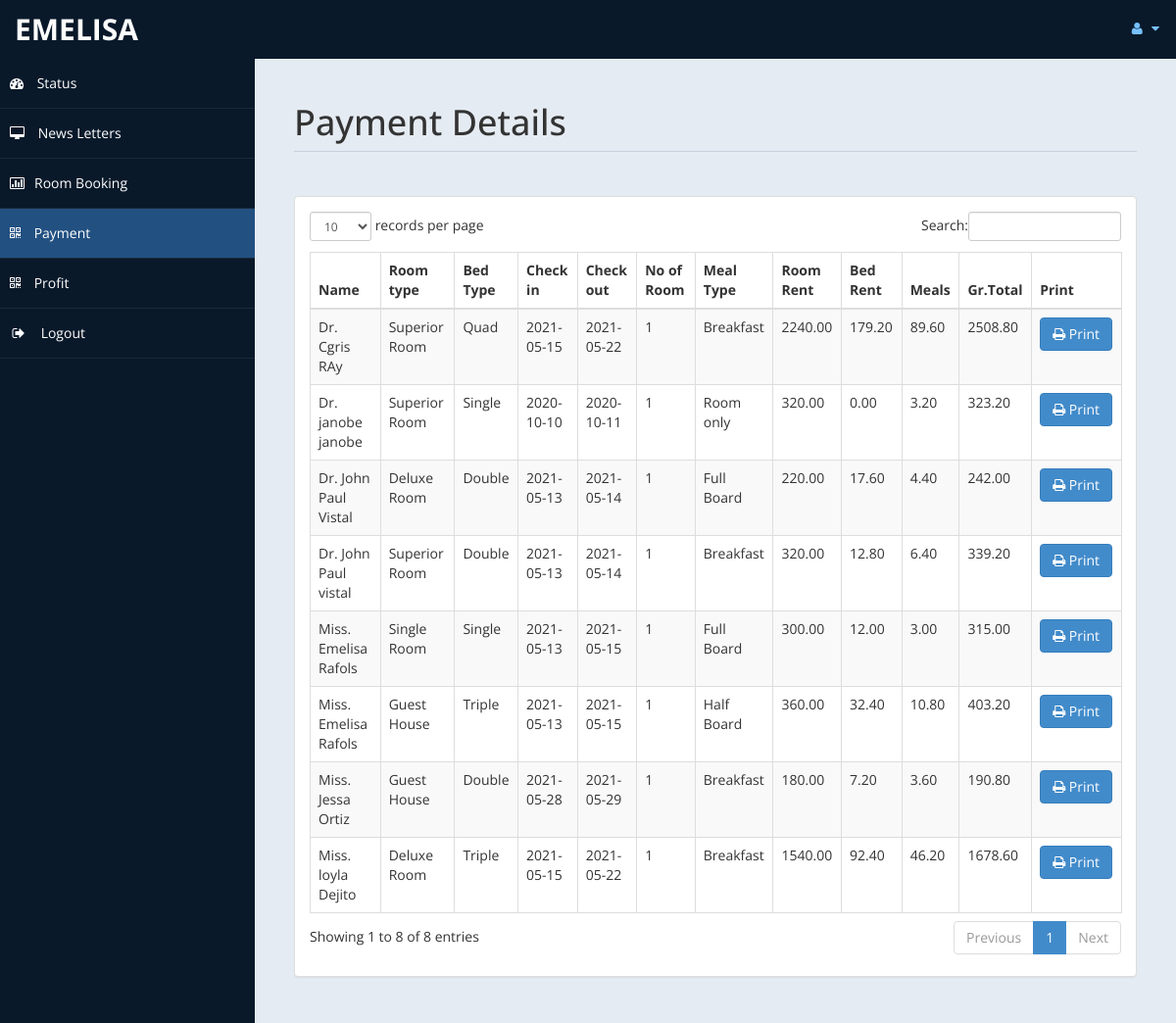
Page /admin/payment.php (signed in) on the committed database.
### tables this page shows
CREATE TABLE `payment` (
  `id` int(11) DEFAULT NULL,
  `title` varchar(5) DEFAULT NULL,
  `fname` varchar(30) DEFAULT NULL,
  `lname` varchar(30) DEFAULT NULL,
  `troom` varchar(30) DEFAULT NULL,
  `tbed` varchar(30) DEFAULT NULL,
  `nroom` int(11) DEFAULT NULL,
  `cin` date DEFAULT NULL,
  `cout` date DEFAULT NULL,
  `ttot` double(8,2) DEFAULT NULL,
  `fintot` double(8,2) DEFAULT NULL,
  `mepr` double(8,2) DEFAULT NULL,
  `meal` varchar(30) DEFAULT NULL,
  `btot` double(8,2) DEFAULT NULL,
  `noofdays` int(11) DEFAULT NULL
);

### admin/payment.php (the view, shortened to what this page needs)
<!DOCTYPE html>
<html xmlns="http://www.w3.org/1999/xhtml">
<head>
    <link href="assets/css/bootstrap.css" rel="stylesheet" />
    <link href="assets/css/font-awesome.css" rel="stylesheet" />
    <link href="assets/css/custom-styles.css" rel="stylesheet" />
    <link href="assets/js/dataTables/dataTables.bootstrap.css" rel="stylesheet" />
</head>
<body>
    <div id="wrapper">
        <nav class="navbar navbar-default top-navbar" role="navigation">
            <div class="navbar-header">
                <a class="navbar-brand" href="home.php"><?php echo $_SESSION["user"]; ?> </a>
            </div>
            <ul class="nav navbar-top-links navbar-right">
                <li class="dropdown">
                    <a class="dropdown-toggle" data-toggle="dropdown" href="#" aria-expanded="false">
                        <i class="fa fa-user fa-fw"></i> <i class="fa fa-caret-down"></i>
                    </a>
                </li>
            </ul>
        </nav>
        <nav class="navbar-default navbar-side" role="navigation">
            <div class="sidebar-collapse">
                <ul class="nav" id="main-menu">
                    <li>
                        <a href="home.php"><i class="fa fa-dashboard"></i> Status</a>
                    </li>
                    <li>
                        <a  href="messages.php"><i class="fa fa-desktop"></i> News Letters</a>
                    </li>
					<li>
                        <a href="roombook.php"><i class="fa fa-bar-chart-o"></i>Room Booking</a>
                    </li>
                    <li>
                        <a class="active-menu" href="payment.php"><i class="fa fa-qrcode"></i> Payment</a>
                    </li>
                    <li>
                        <a  href="profit.php"><i class="fa fa-qrcode"></i> Profit</a>
                    </li>
                    <li>
                        <a href="logout.php" ><i class="fa fa-sign-out fa-fw"></i> Logout</a>
                    </li>
            </div>
        </nav>
        <div id="page-wrapper" >
            <div id="page-inner">
			 <div class="row">
                    <div class="col-md-12">
                        <h1 class="page-header">
                           Payment Details<small> </small>
                        </h1>
                    </div>
                </div>
            <div class="row">
                <div class="col-md-12">
                    <div class="panel panel-default">
                        <div class="panel-body">
                            <div class="table-responsive">
                                <table class="table table-striped table-bordered table-hover" id="dataTables-example">
                                    <thead>
                                        <tr>
                                            <th>Name</th>
											<th>Room type</th>
                                            <th>Bed Type</th>
                                            <th>Check in</th>
											<th>Check out</th>
											<th>No of Room</th>
											<th>Meal Type</th>
                                            <th>Room Rent</th>
											<th>Bed Rent</th>
											<th>Meals </th>
											<th>Gr.Total</th>
											<th>Print</th>
                                        </tr>
                                    </thead>
                                    <tbody>
									<?php
										include ('db.php');
										$sql="select * from payment";
										$re = mysqli_query($con,$sql);
										while($row = mysqli_fetch_array($re))
										{
											$id = $row['id'];
											if($id % 2 ==1 )
											{
												echo"<tr class='gradeC'>
													<td>".$row['title']." ".$row['fname']." ".$row['lname']."</td>
													<td>".$row['troom']."</td>
													<td>".$row['tbed']."</td>
													<td>".$row['cin']."</td>
													<td>".$row['cout']."</td>
													<td>".$row['nroom']."</td>
													<td>".$row['meal']."</td>
													<td>".$row['ttot']."</td>
													<td>".$row['mepr']."</td>
													<td>".$row['btot']."</td>
													<td>".$row['fintot']."</td>
													<td><a href=print.php?pid=".$id ." <button class='btn btn-primary'> <i class='fa fa-print' ></i> Print</button></td>
													</tr>";
											}
											else
											{
												echo"<tr class='gradeU'>
													<td>".$row['title']." ".$row['fname']." ".$row['lname']."</td>
													<td>".$row['troom']."</td>
													<td>".$row['tbed']."</td>
													<td>".$row['cin']."</td>
													<td>".$row['cout']."</td>
													<td>".$row['nroom']."</td>
													<td>".$row['meal']."</td>
													<td>".$row['ttot']."</td>
													<td>".$row['mepr']."</td>
													<td>".$row['btot']."</td>
													<td>".$row['fintot']."</td>
													<td><a href=print.php?pid=".$id ." <button class='btn btn-primary'> <i class='fa fa-print' ></i> Print</button></td>
													</tr>";
											}
										}
									?>
                                    </tbody>
                                </table>
                            </div>
                        </div>
                    </div>
                </div>
            </div>
                </div>
            </div>
    </div>
</body>
</html>

### admin/assets/css/custom-styles.css (style rules this page uses)
body { font-family: 'Open Sans', sans-serif; }
#wrapper { width: 100%; background:#09192A; }
#page-wrapper { padding: 15px 15px; min-height: 600px; background:#E5EBF2; }
#page-inner { width:100%; margin:10px 20px 10px 0px; background-color:transparent; padding:10px; min-height:1200px; }
h1, .h1, h2, .h2, h3, .h3 { margin-top: 7px; margin-bottom: -5px; }
.page-header { padding-bottom: 9px; margin: 10px 0 45px; border-bottom: 1px solid #C7D1DD; }
.top-navbar { margin:0px; }
.top-navbar .navbar-brand { color: #fff; width: 260px; text-align: left; height: 60px; font-size: 30px; font-weight: 700; text-transform: uppercase; line-height: 30px; }
.top-navbar .nav > li { position: relative; display: inline-block; }
.top-navbar .nav > li > a { position: relative; display: block; padding: 19px 15px; color: #77C0FD; }
.active-menu { background-color:#225081!important; }
.sidebar-collapse , .sidebar-collapse .nav { background:none; }
.sidebar-collapse .nav { padding:0; }
.sidebar-collapse .nav > li > a { color:#fff; background:transparent; text-shadow:none; }
.sidebar-collapse > .nav > li > a { padding:15px 10px; }
.sidebar-collapse > .nav > li { border-bottom: 1px solid rgba(107, 108, 109, 0.19); }
.navbar-side { border:none; background-color: transparent; }
.top-navbar { background:#09192A; border-bottom:none; }
.top-navbar .nav > li > a > i { margin-right: 2px; }
.navbar-default { border:0px solid black; }
.navbar-header { background: #09192A; }
.nav > li > a > i { margin-right:10px; }
@media (min-width:768px) { #page-wrapper { margin: 0 0 0 260px; padding: 15px 30px; min-height: 1200px; } }
@media (min-width:768px) { .navbar-side { z-index: 1; position: absolute; width: 260px; } }
@media (min-width:768px) { .navbar { border-radius: 0px; } }

### rows in the picture
payment: title "Dr.", fname "janobe", lname "janobe", troom "Superior Room", tbed "Single", cin "2020-10-10", cout "2020-10-11", nroom "1", meal "Room only", ttot "320.00", mepr "0.00", btot "3.20", fintot "323.20"
payment: title "Miss.", fname "Emelisa", lname "Rafols", troom "Single Room", tbed "Single", cin "2021-05-13", cout "2021-05-15", nroom "1", meal "Full Board", ttot "300.00", mepr "12.00", btot "3.00", fintot "315.00"
payment: title "Dr.", fname "John Paul", lname "Vistal", troom "Deluxe Room", tbed "Double", cin "2021-05-13", cout "2021-05-14", nroom "1", meal "Full Board", ttot "220.00", mepr "17.60", btot "4.40", fintot "242.00"
payment: title "Dr.", fname "Cgris", lname "RAy", troom "Superior Room", tbed "Quad", cin "2021-05-15", cout "2021-05-22", nroom "1", meal "Breakfast", ttot "2240.00", mepr "179.20", btot "89.60", fintot "2508.80"
payment: title "Miss.", fname "loyla", lname "Dejito", troom "Deluxe Room", tbed "Triple", cin "2021-05-15", cout "2021-05-22", nroom "1", meal "Breakfast", ttot "1540.00", mepr "92.40", btot "46.20", fintot "1678.60"
payment: title "Miss.", fname "Jessa", lname "Ortiz", troom "Guest House", tbed "Double", cin "2021-05-28", cout "2021-05-29", nroom "1", meal "Breakfast", ttot "180.00", mepr "7.20", btot "3.60", fintot "190.80"
payment: title "Dr.", fname "John Paul", lname "vistal", troom "Superior Room", tbed "Double", cin "2021-05-13", cout "2021-05-14", nroom "1", meal "Breakfast", ttot "320.00", mepr "12.80", btot "6.40", fintot "339.20"
payment: title "Miss.", fname "Emelisa", lname "Rafols", troom "Guest House", tbed "Triple", cin "2021-05-13", cout "2021-05-15", nroom "1", meal "Half Board", ttot "360.00", mepr "32.40", btot "10.80", fintot "403.20"

### other values in the picture
$_SESSION["user"] "EMELISA"
